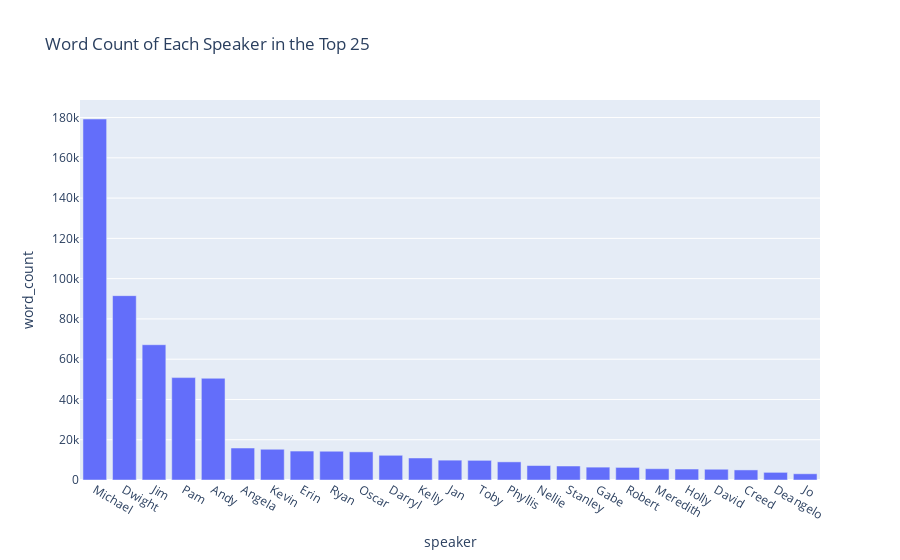

The notebook cell saved with this chart:
### Markdown cell above
### Word Count

### Code cell
fig_2 = px.bar(top_25_words, x='speaker', y='word_count', title='Word Count of Each Speaker in the Top 25')
fig_2.show()

### Figure 1 — Plotly figure (JSON) as saved in the notebook; plotly's stock layout.template omitted (floating-point values rounded to 4 significant figures)
{"data": [{"alignmentgroup": "True", "hovertemplate": "speaker=%{x}<br>word_count=%{y}<extra></extra>", "legendgroup": "", "marker": {"color": "#636efa"}, "name": "", "offsetgroup": "", "orientation": "v", "showlegend": false, "textposition": "auto", "type": "bar", "x": ["Michael", "Dwight", "Jim", "Pam", "Andy", "Angela", "Kevin", "Erin", "Ryan", "Oscar", "Darryl", "Kelly", "Jan", "Toby", "Phyllis", "Nellie", "Stanley", "Gabe", "Robert", "Meredith", "Holly", "David", "Creed", "Deangelo", "Jo"], "xaxis": "x", "y": [179286, 91546, 67184, 50858, 50521, 15882, 15268, 14374, 14283, 13979, 12272, 10932, 9856, 9763, 9008, 7184, 6949, 6386, 6253, 5607, 5447, 5344, 5004, 3800, 3091], "yaxis": "y"}], "layout": {"barmode": "relative", "legend": {"tracegroupgap": 0}, "title": {"text": "Word Count of Each Speaker in the Top 25"}, "xaxis": {"anchor": "y", "domain": [0, 1], "title": {"text": "speaker"}}, "yaxis": {"anchor": "x", "domain": [0, 1], "title": {"text": "word_count"}}}}
